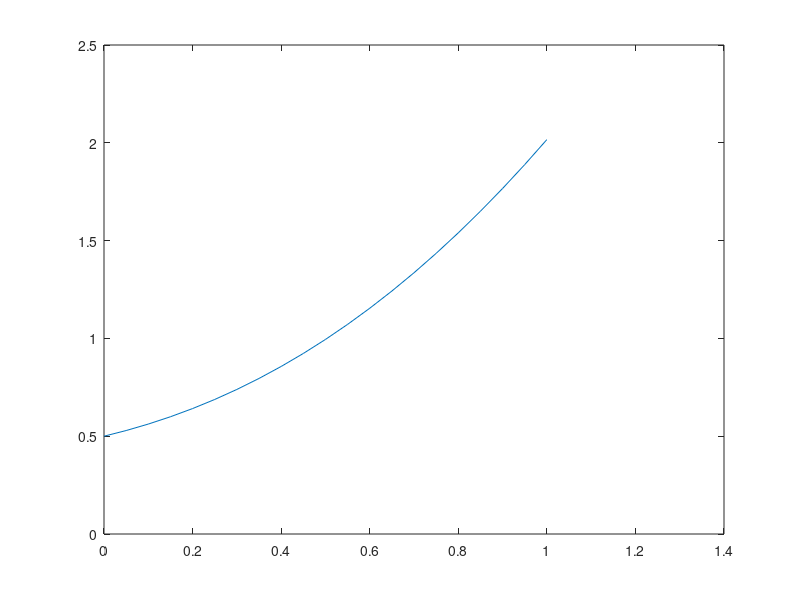

The MATLAB source for this figure:
f=@(x,y) x*cos(x)+y;

x(1)=0;
y(1)=0.5;

n=20;
xf=1;
dx=(xf-x(1))/n;

for i=1:n
    x(i+1)=x(i)+dx;
    fz=@(yp1) -yp1+y(i)+dx*f(x(i+1),yp1);
    y(i+1)=fzero(fz, y(i), optimset('Display', 'off'));
end

plot(x, y)